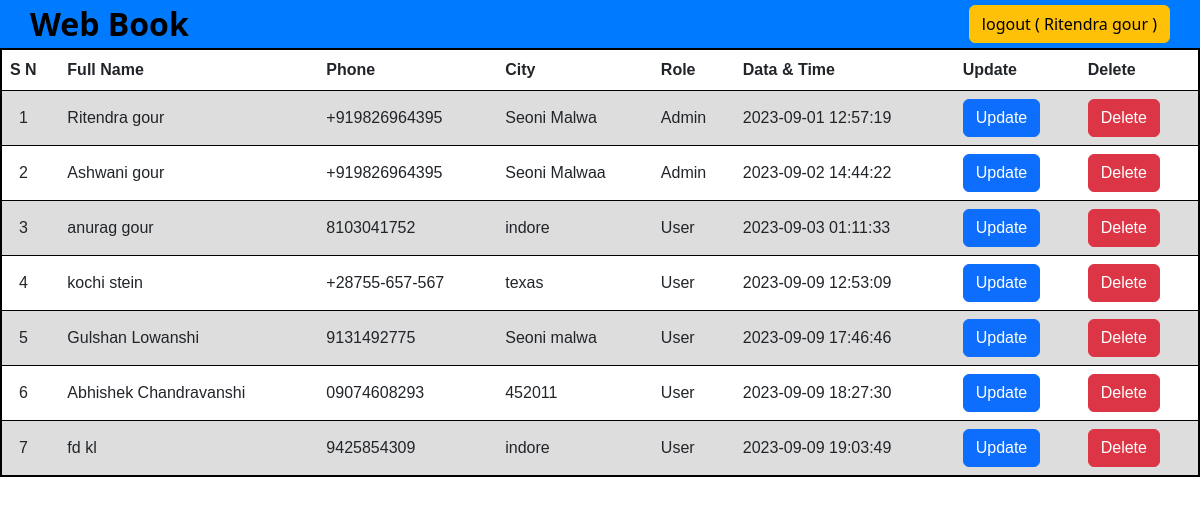
Screenshot of /user.php (signed in) with the database file from the repository.
### tables this page shows
CREATE TABLE `systemconfig` (
  `id` int(11) NOT NULL,
  `title` varchar(255) NOT NULL,
  `value` varchar(255) NOT NULL,
  `dt` datetime NOT NULL DEFAULT CURRENT_TIMESTAMP
);

CREATE TABLE `info` (
  `id` int(11) NOT NULL,
  `fname` varchar(255) NOT NULL,
  `lname` varchar(255) NOT NULL,
  `email` varchar(255) NOT NULL,
  `password` varchar(255) NOT NULL,
  `securityquestion` varchar(255) NOT NULL,
  `securityanswer` varchar(255) NOT NULL,
  `birthdate` date NOT NULL,
  `phone` varchar(255) DEFAULT NULL,
  `gender` varchar(255) NOT NULL,
  `pincode` int(11) DEFAULT NULL,
  `location` varchar(255) DEFAULT NULL,
  `role` varchar(255) NOT NULL,
  `dt` datetime NOT NULL DEFAULT CURRENT_TIMESTAMP
);

### db.php (called while the page is built, shortened)
<?php
$db_name = "mysql:host=localhost;dbname=test";
$conn = new PDO($db_name,"root","");
$company_name = $conn->query("SELECT * FROM systemconfig WHERE id='1'")->fetch()['value'];
$SuperAdminEmail = $conn->query("SELECT * FROM systemconfig WHERE id='2'")->fetch()['value'];
$uniqid = uniqid();
?>

### user.php (the view, shortened to what this page needs)
<?php
include('bootstrap.php');
$role= $_SESSION['role'];
if (!isset($_SESSION['loggedin']) || $_SESSION['loggedin'] != true){
    header("Location: signup.php");
}else{
?>
<!DOCTYPE html>
<html lang="en">
<head>
</head>
<body>
    <?php
        include('db.php');
        $sql = $conn->query("SELECT * FROM info");
            ?>
    <div class="main-container">
        <a href="home.php" style="text-decoration: none;"><h2 class="m-0"><?=$company_name?></h2></a>
        <button class="btn btn-warning"><a href="logout.php"
        style="text-decoration: none;color: black;">logout <?php echo"( ".$_SESSION['fullname']." )";?></a></button>
    </div>
    <?php
    if($role!="0"){
        ?>
    <table>
  <tr>
    <th class="noimp">S N</th>
    <th>Full Name</th>
    <th class="noimp">Phone</th>
    <th class="noimp">City</th>
    <th>Role</th>
    <th class="noimp">Data & Time</th>
    <th>Update</th>
    <th class="noimp impcloumn">Delete</th>
  </tr>
<?php
    $sn=1;
while($row = $sql->fetch()){
?>
  <tr>
    <td class="noimp">&nbsp;&nbsp;<?=$sn++?></td>
    <td><?=$row["fname"]." ".$row["lname"]?></td>
    <td class="noimp"><?=$row["phone"]?></td>
    <td class="noimp"><?=$row["location"]?></td>
    <td><?php if($row["role"]=="0"){echo"User";}else{echo"Admin";}?></td>
    <td class="noimp"><?=$row["dt"]?></td>
<?php if(!($row['email'] == $SuperAdminEmail)){ ?>
    <td><?="<a href='update.php?&$uniqid$uniqid$uniqid$uniqid$uniqid&id=$row[id]
        &$uniqid$uniqid$uniqid$uniqid$uniqid'><button class='btn btn-primary'>Update</button></a>"?></td>
    <?php if($role!="0"){?>
    <td class="noimp impcloumn"><?="<a href='delete.php?&$uniqid$uniqid$uniqid$uniqid$uniqid&id=$row[id]
        &$uniqid$uniqid$uniqid$uniqid$uniqid'>
    <button class='btn btn-danger'>Delete</button></a>"?></td>
    <?php }}else{
        ?>
        <td><?="<button class='btn btn-primary' onclick='canNotChangeSuperAdminData()'>Update</button>"?></td>
        <td class="noimp impcloumn"><?="<button class='btn btn-danger' onclick='canNotChangeSuperAdminData()'>
                                    Delete</button>"?></td>
        <?php
    } ?>
 </tr>
<?php
}
}
?>
</table>
</body>
</html>
<?php
    }
?>

### bootstrap.php (shortened to what this page needs)
<!DOCTYPE html>
<html lang="en">
<head>
    <link href="https://cdn.jsdelivr.net/npm/bootstrap@5.3.1/dist/css/bootstrap.min.css" rel="stylesheet">
</head>
<body>
</body>
</html>

### user.php (style rules this page uses)
body { background-color: #ffffff; }
.main-container { display: flex; justify-content: space-between; padding: 5px 30px; align-items: center; background-color:#007bff; }
a h2 { text-decoration: none; color: black; font-weight: 600; }
table { font-family: arial, sans-serif; border-collapse: collapse; border: 2px solid black; width: 100%; }
td, th { text-align: left; padding: 8px; }
tr:nth-child(even) { border: 1px solid black; background-color: #dddddd; }

### rows the page displays
systemconfig: value "Web Book"
info: fname "Ritendra", lname "gour", phone "+919826964395", location "Seoni Malwa", role "Admin", dt "2023-09-01 12:57:19", shows "Update"
info: fname "Ashwani", lname "gour", phone "+919826964395", location "Seoni Malwaa", role "Admin", dt "2023-09-02 14:44:22"
info: fname "anurag", lname "gour", phone "8103041752", location "indore", role "User", dt "2023-09-03 01:11:33"
info: fname "kochi", lname "stein", phone "+28755-657-567", location "texas", role "User", dt "2023-09-09 12:53:09"
info: fname "Gulshan", lname "Lowanshi", phone "9131492775", location "Seoni malwa", role "User", dt "2023-09-09 17:46:46"
info: fname "Abhishek", lname "Chandravanshi", phone "09074608293", location "452011", role "User", dt "2023-09-09 18:27:30"
info: fname "fd", lname "kl", phone "9425854309", location "indore", role "User", dt "2023-09-09 19:03:49"

### other values shown
$_SESSION['fullname'] "Ritendra gour"
